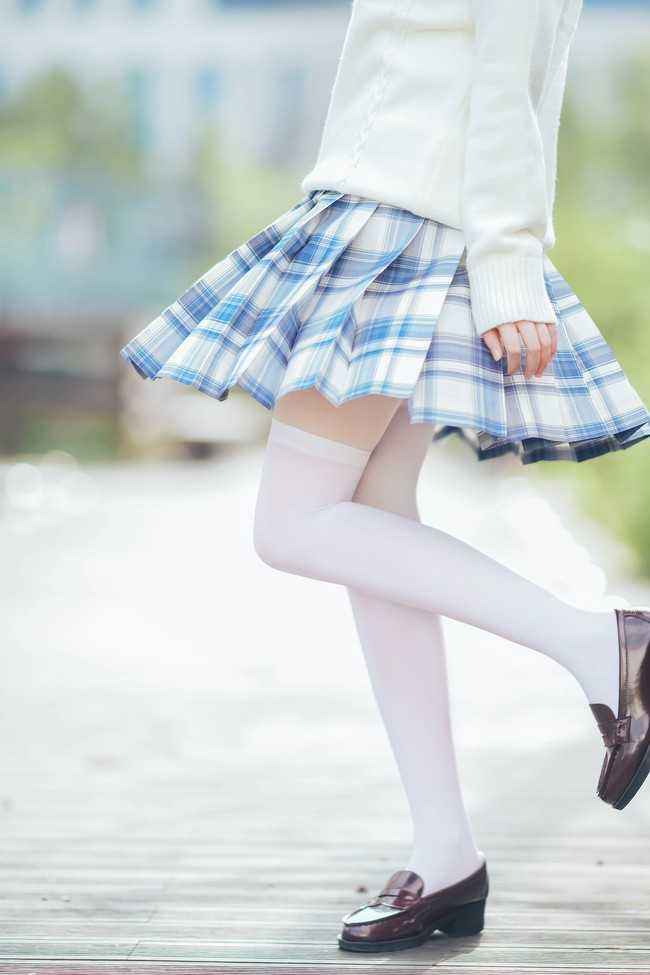
//> input picture 02.Learning GUI/Project06/lena.jpg, 650 x 975 px
$ ./project06   (built with g++ and OpenCV 4)
//> lines starting //> are read from the running program, lines starting //| are printed output that depends on the picture; after the words box and inside, x2 and y2 are one past the last pixel; in counts of white or black regions, pixels touching at a corner belong together
#include <iostream>
#include <string>
#include <sstream>
using namespace std;

#include <opencv2/core.hpp>
#include <opencv2/highgui.hpp>
#include "opencv2/imgproc.hpp"
using namespace cv;

int blurAmount=15;

static void onChange(int pos,void* userInput);

static void onMouse(int event,int x,int y,int,void* userInput);

int main(int argc,const char** argv)
{
    Mat lena=imread("../lena.jpg");
//> lena is the input picture: 975 rows x 650 cols, CV_8UC3; mean B, G, R 210.3, 210.7, 203.6

    namedWindow("Lena");

    createTrackbar("Lena","Lena",&blurAmount,30,onChange,&lena);
    setMouseCallback("Lena",onMouse,&lena);

    onChange(blurAmount,&lena);
//> in onChange, `blur(*img, imgBlur, Size(pos, pos));`:
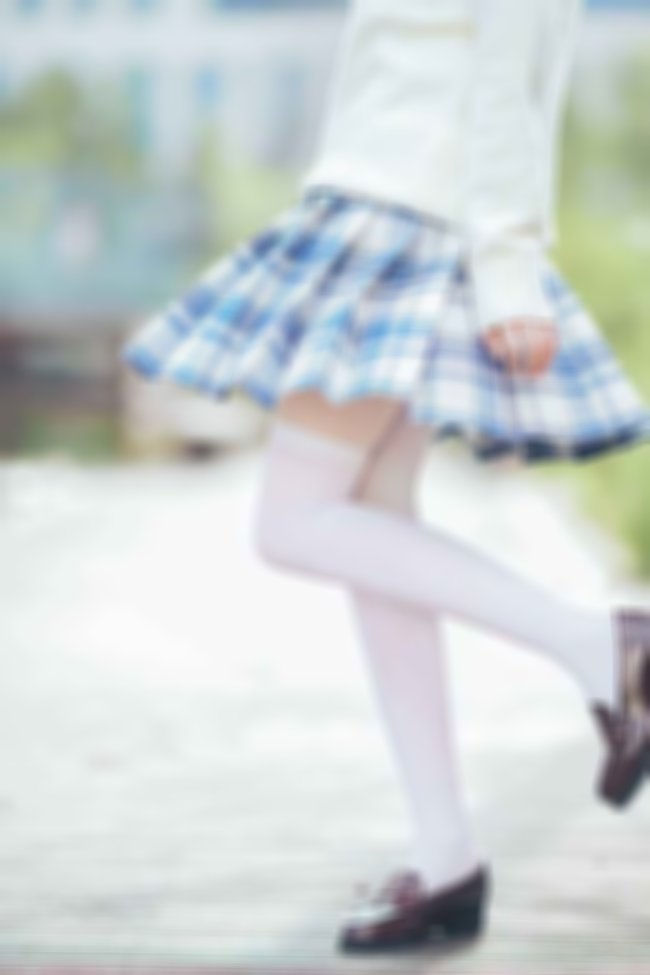
//> imgBlur: 975 rows x 650 cols, CV_8UC3; mean B, G, R 210.3, 210.7, 203.6

    waitKey(0);
//> the left mouse button is pressed and released at (325, 487)

    destroyWindow("Lena");

    return 0;

}

static void onChange(int pos, void* userInput)
{
	if(pos <= 0)
		return;
	// Aux variable for result
	Mat imgBlur;

	// Get the pointer input image
	Mat* img= (Mat*)userInput;

	// Apply a blur filter
	blur(*img, imgBlur, Size(pos, pos));

	// Show the result
	imshow("Lena", imgBlur);
}

//Mouse callback
static void onMouse( int event, int x, int y, int, void* userInput )
{
//> called with event = 1, x = 325, y = 487
	if( event != EVENT_LBUTTONDOWN )
	        return;

	// Get the pointer input image
	Mat* img= (Mat*)userInput;

	// Draw circle
	circle(*img, Point(x, y), 10, Scalar(0,255,0), 3);
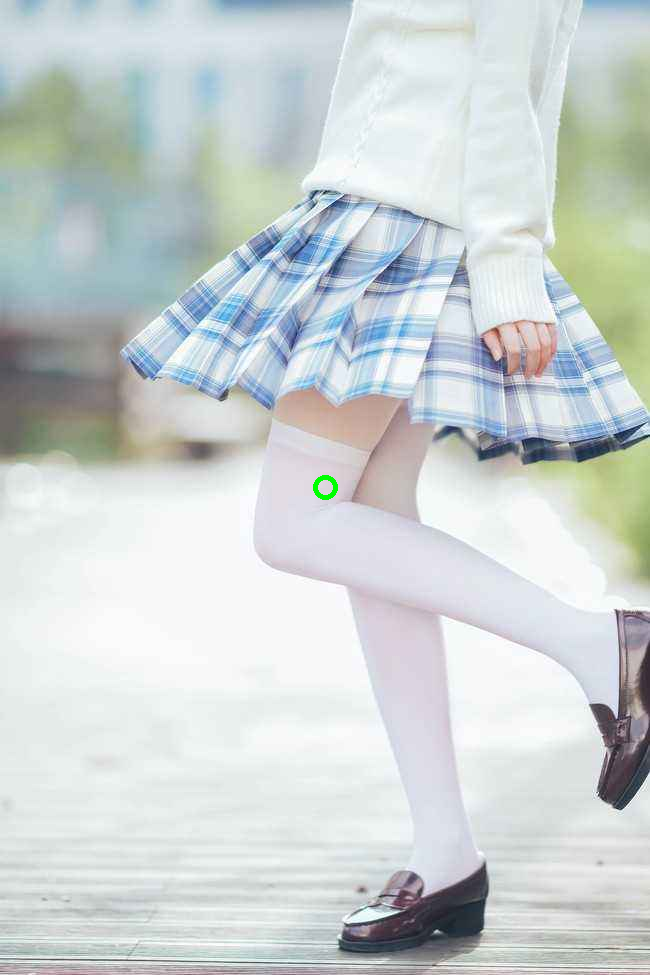
//> img: 975 rows x 650 cols, CV_8UC3; 312 pixels changed, all inside (x1, y1, x2, y2) = (313, 475, 338, 500)

	// Call on change to get blurred image
	onChange(blurAmount, img);

}
